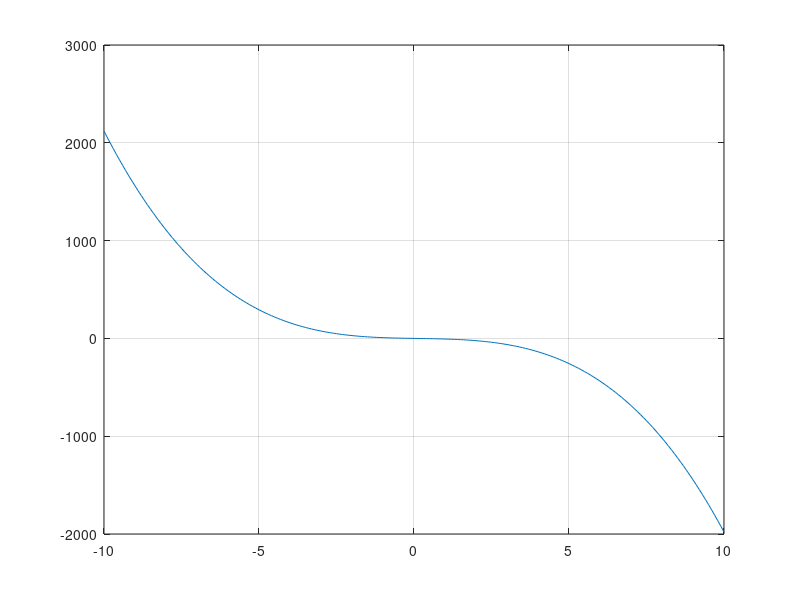

Write MATLAB code to recreate this figure.
%ejemplo de grafica
x=-10:0.1:10;
y=-2*x.^3+0.7*x.^2-5*x;
plot(x,y)
grid on
A=[2,4,-6;-1,0,3]
B=[2,3; -4,-1;7,1]
C=A*B
